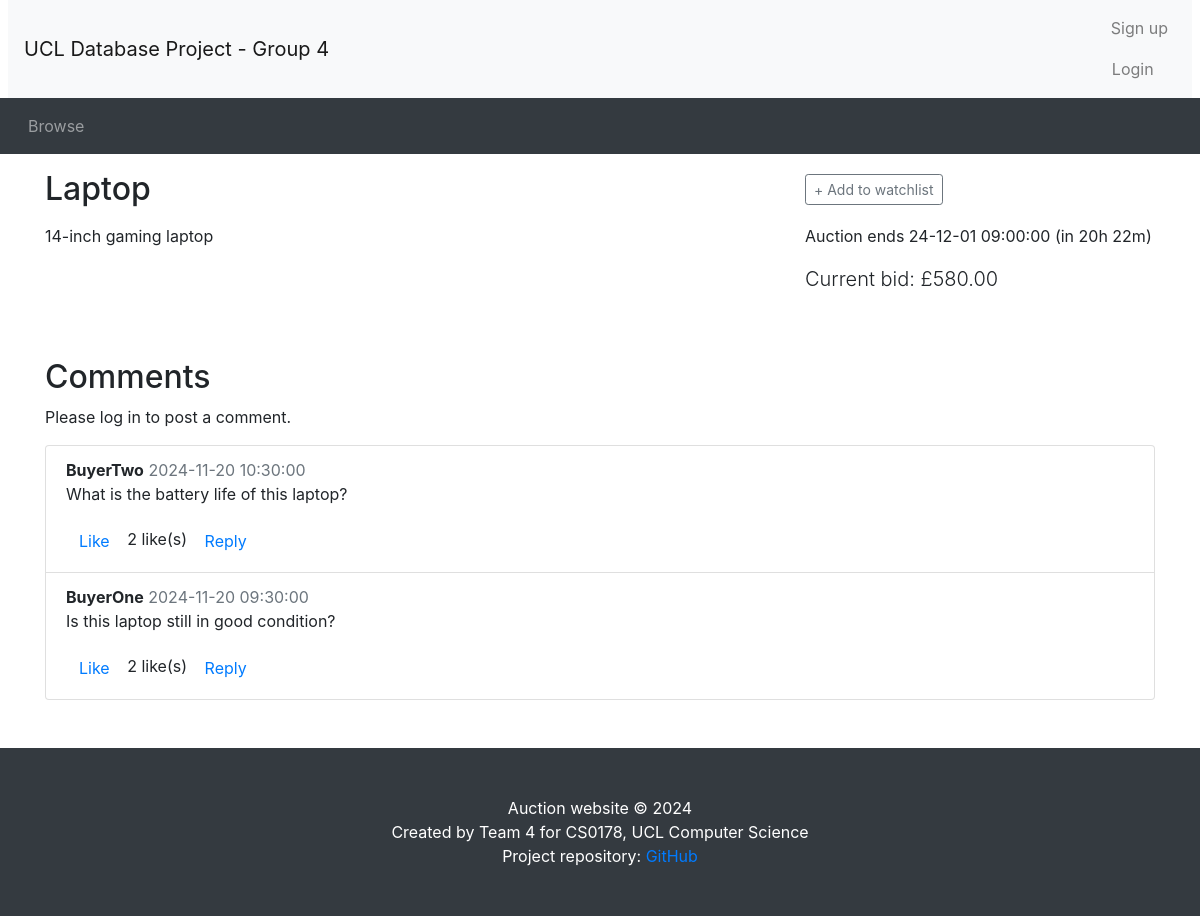
/listing.php?item_id=1, run on the app's committed database.
### tables this page shows
CREATE TABLE `auctions` (
    `item_id` INT PRIMARY KEY AUTO_INCREMENT,
    `title` VARCHAR(50)  UNIQUE NOT NULL,
    `details` TEXT,
    `category` VARCHAR(30) NOT NULL,
    `startPrice` DECIMAL(10, 2) NOT NULL,
    `reservePrice` DECIMAL(10, 2) CHECK (
        `reservePrice` IS NULL
        OR `reservePrice` >= `startPrice`
    ),
    `startDate` DATETIME NOT NULL,
    `endDate` DATETIME NOT NULL,
    `seller_id` INT NOT NULL,
    `status` ENUM('active', 'closed', 'cancelled') NOT NULL,
    FOREIGN KEY (`seller_id`) REFERENCES `seller` (`user_id`) ON DELETE CASCADE
);

CREATE TABLE `bids` (
    `bid_id` INT PRIMARY KEY AUTO_INCREMENT,
    `buyer_id` INT NOT NULL,
    `item_id` INT NOT NULL,
    `bidPrice` DECIMAL(10, 2) NOT NULL,
    `bidTime` DATETIME NOT NULL,
    FOREIGN KEY (`buyer_id`) REFERENCES `buyer` (`user_id`) ON DELETE CASCADE,
    FOREIGN KEY (`item_id`) REFERENCES `auctions` (`item_id`) ON DELETE CASCADE
);

CREATE TABLE `comments` (
    `comment_id` INT PRIMARY KEY AUTO_INCREMENT,
    `item_id` INT NOT NULL,
    `buyer_id` INT NOT NULL,
    `time` DATETIME NOT NULL,
    `content` VARCHAR(1023) NOT NULL,
    `parent_comment_id` INT,
    FOREIGN KEY (`item_id`) REFERENCES `auctions` (`item_id`) ON DELETE CASCADE,
    FOREIGN KEY (`buyer_id`) REFERENCES `buyer` (`user_id`) ON DELETE CASCADE,
    FOREIGN KEY (`parent_comment_id`) REFERENCES `comments` (`comment_id`) ON DELETE CASCADE
);

CREATE TABLE `profile` (
    `user_id` INT PRIMARY KEY,
    `username` VARCHAR(50) NOT NULL,
    `tel` VARCHAR(15) NOT NULL,
    `address` VARCHAR(100) NOT NULL UNIQUE,
    FOREIGN KEY (`user_id`) REFERENCES `user` (`user_id`) ON DELETE CASCADE
);

### utilities.php (called while the page is built, shortened)
<?php
function display_time_remaining($interval)
{
    if ($interval->days == 0 && $interval->h == 0) {
        $time_remaining = $interval->format('%im %Ss');
    } else if ($interval->days == 0) {
        $time_remaining = $interval->format('%hh %im');
    } else {
        $time_remaining = $interval->format('%ad %hh');
    }
    return $time_remaining;
}
?>

### listing.php (the view, shortened to what this page needs)
<?php include_once("header.php") ?>
<?php require("utilities.php") ?>
<?php require("my_db_connect.php") ?>
<?php
if (!isset($_GET['item_id'])) {
    $item_id = $_SESSION['viewing'];
} else {
    $item_id = $_GET['item_id'];
}
$sql = "SELECT * FROM auctions WHERE item_id = '$item_id';";
$result = mysqli_query($con, $sql);
$fetch = mysqli_fetch_array($result);
$title = $fetch['title'];
$status = $fetch['status'];
$description = $fetch['details'];
$bid_sql = "SELECT bidPrice FROM bids WHERE item_id = $item_id ORDER BY bidPrice DESC";
$bid_result = mysqli_query($con, $bid_sql);
$num_bids = mysqli_num_rows($bid_result);
if ($num_bids > 0) {
    $current_price = mysqli_fetch_assoc($bid_result)['bidPrice'];
} else {
    $current_price = $fetch['startPrice'];
}
$end_time = new DateTime($fetch['endDate']);
$now = new DateTime();
if ($now < $end_time) {
    $time_to_end = date_diff($now, $end_time);
    $time_remaining = ' (in ' . display_time_remaining($time_to_end) . ')';
}
if (isset($_SESSION['user_id'])) {
    $has_session = true;
    $user_id = $_SESSION['user_id'];
    $sql = "SELECT buyer_id, item_id FROM watchlist WHERE buyer_id = '$user_id' AND item_id = '$item_id'";
    $result = mysqli_query($con, $sql);
    $row = mysqli_num_rows($result);
    if (!$row) {
        $watching = false;
    } else {
        $watching = true;
    }
} else {
    $has_session = false;
    $watching = false;
}
?>
<div class="container">
    <div class="row">
        <div class="col-sm-8">
            <h2 class="my-3"><?php echo ($title); ?></h2>
        </div>
        <div class="col-sm-4 align-self-center">
            <?php
            if ($now < $end_time):
                ?>
                <div id="watch_nowatch" <?php if ($has_session && $watching)
                    echo ('style="display: none"'); ?>>
                    <button type="button" class="btn btn-outline-secondary btn-sm" onclick="addToWatchlist()">+ Add to
                        watchlist</button>
                </div>
            <?php endif ?>
        </div>
    </div>
    <div class="row">
        <div class="col-sm-8">
            <div class="itemDescription">
                <?php echo ($description); ?>
            </div>
        </div>
        <div class="col-sm-4">
            <p>
                <?php if ($status == 3) { ?>
                    This auction was cancelled by its owner.
                <?php } else if ($now > $end_time): ?>
                        This auction ended <?php echo (date_format($end_time, 'y-m-d H:i:s')) ?>
                <?php else: ?>
                        Auction ends <?php echo (date_format($end_time, 'y-m-d H:i:s') . $time_remaining) ?>
                    </p>
                    <p class="lead">Current bid: £<?php echo (number_format($current_price, 2)) ?></p>
            <?php endif ?>
        </div>
    </div>
</div>
<?php
$comments_sql = "SELECT c.comment_id, c.buyer_id, c.time, c.content, u.username, c.parent_comment_id
                 FROM comments c
                 JOIN profile u ON c.buyer_id = u.user_id
                 WHERE c.item_id = $item_id
                 ORDER BY c.time DESC";
$comments_result = mysqli_query($con, $comments_sql);
?>
<div class="container mt-5" id="comments-section">
    <h2>Comments</h2>
    <?php if (isset($_SESSION['logged_in']) && $_SESSION['logged_in'] == true): ?>
        <form method="POST" action="post_comment.php">
            <div class="form-group">
                <textarea class="form-control" id="commentContent" name="content" placeholder="Write a comment..." required></textarea>
            </div>
            <input type="hidden" name="item_id" value="<?php echo $item_id; ?>">
            <button type="submit" class="btn btn-primary">Post Comment</button>
        </form>
    <?php else: ?>
        <p>Please log in to post a comment.</p>
    <?php endif; ?>
    <ul class="list-group mt-3">
        <?php if (mysqli_num_rows($comments_result) > 0): ?>
            <?php while ($comment = mysqli_fetch_assoc($comments_result)): ?>
                <li class="list-group-item">
                    <strong><?php echo htmlspecialchars($comment['username']); ?></strong>
                    <span class="text-muted"><?php echo date("Y-m-d H:i:s", strtotime($comment['time'])); ?></span>
                    <p><?php echo nl2br(htmlspecialchars($comment['content'])); ?></p>
                    <div class="comment-actions">
                        <button class="btn btn-link" onclick="likeComment(<?php echo $comment['comment_id']; ?>)">Like</button>
                        <?php
                        $sql = 'SELECT COUNT(*) AS likes FROM comment_likes WHERE comment_id = ' . $comment['comment_id'];
                        $result = mysqli_query($con, $sql);
                        $row = mysqli_fetch_assoc($result);
                        $comment['likes'] = $row['likes'];
                        ?>
                        <span><?php echo $comment['likes'] . " like(s)";?></span>
                        <button class="btn btn-link" onclick="showReplyForm(<?php echo $comment['comment_id']; ?>)">Reply</button>
                    </div>
                </li>
            <?php endwhile; ?>
        <?php else: ?>
            <p>No comments yet. Be the first to comment!</p>
        <?php endif; ?>
    </ul>
</div>
<?php include_once("footer.php") ?>

### data on the page
auctions: title "Laptop", details "14-inch gaming laptop", endDate "24-12-01 09:00:00", endDate "(in 20h 22m)"
bids: bidPrice "580.00"
comments: profile.username "BuyerTwo", time "2024-11-20 10:30:00", content "What is the battery life of this laptop?", likes "2"
comments: profile.username "BuyerOne", time "2024-11-20 09:30:00", content "Is this laptop still in good condition?", likes "2"
